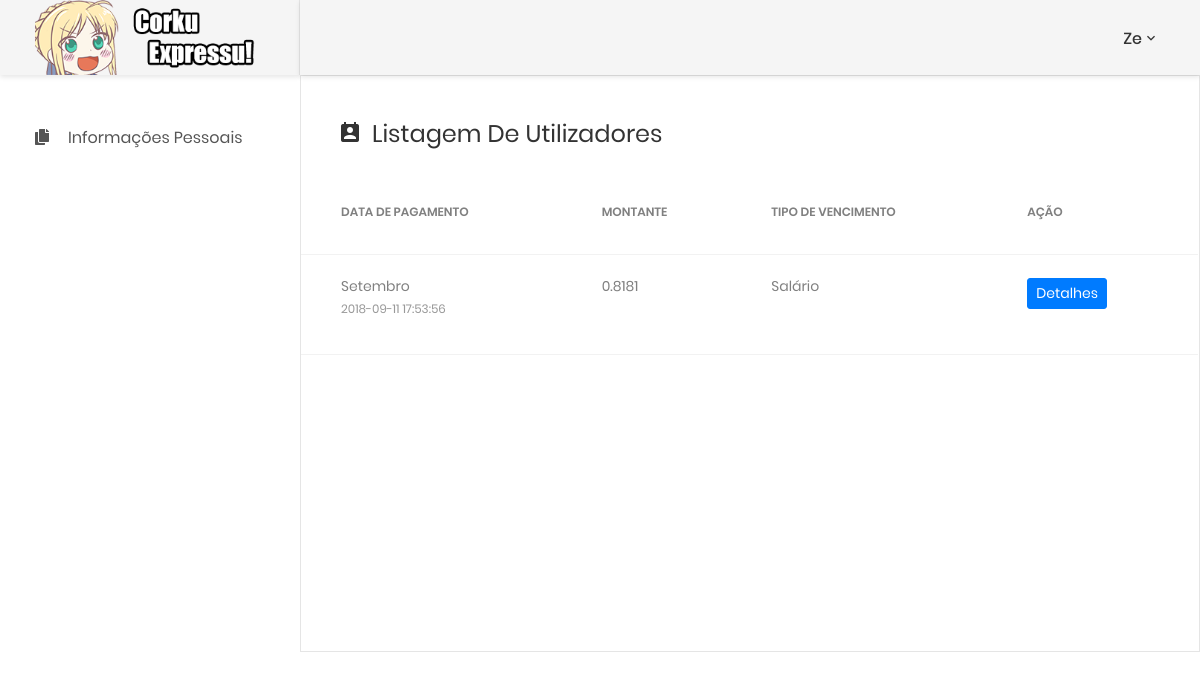
The page /platform.php?an=9 (signed in) on the database its author committed.
### tables this page shows
CREATE TABLE `recibos` (
  `id` int(11) NOT NULL,
  `id_trabalhador` int(11) NOT NULL,
  `ss_mult` double NOT NULL,
  `ss_val` double NOT NULL,
  `irs_mult` double NOT NULL,
  `irs_val` double NOT NULL,
  `turno_nome` varchar(20) NOT NULL,
  `turno_mult` double NOT NULL,
  `isFerias` int(1) NOT NULL,
  `isSubNat` int(1) NOT NULL,
  `total` double NOT NULL,
  `data` timestamp NOT NULL DEFAULT CURRENT_TIMESTAMP ON UPDATE CURRENT_TIMESTAMP
);

CREATE TABLE `meses` (
  `id` int(11) NOT NULL,
  `mes` varchar(20) NOT NULL
);

### fragments/faturaslist.php (the view, shortened to what this page needs)
<div class="user-data m-b-30">
    <h3 class="title-3 m-b-30">
        <i class="zmdi zmdi-account-calendar"></i>Listagem de utilizadores</h3>
    <div class="table-responsive table-data">
        <table class="table">
            <thead>
                <tr>
                    <td>Data de pagamento</td>
                    <td>Montante</td>
                    <td>Tipo de Vencimento</td>
                    <td>Ação</td>
                </tr>
            </thead>
            <tbody>
              <?php
              include 'connections/conn.php';
                $users = mysqli_query($conn, "SELECT * from recibos where id_trabalhador = '$_SESSION[iduser]'");
                while($list = mysqli_fetch_array($users)){
                  echo
                  '<tr>
                      <td>
                          <div class="table-data__info">
                              <h6>';
                              $mes = mysqli_fetch_array(mysqli_query($conn, "SELECT mes from meses where id = MONTH('$list[data]')"));
                              echo ''.$mes["mes"].'</h6>
                              <span>
                                  <a href="#">'.$list["data"].'</a>
                              </span>
                          </div>
                      </td>
                      <td>
                          <div class="table-data__info">
                            <h6>'.$list["total"].'</h6>
                          </div>
                      </td>';
                      if($list["isFerias"]==1){
                        echo '<td>
                            <div class="table-data__info">
                                <h6> Subsidio de férias</h6>
                                </div>
                            </td>';
                      }elseif($list["isSubNat"]==1){
                        echo '<td>
                            <div class="table-data__info">
                                <h6> Subsidio de Natal</h6>
                                </div>
                            </td>';
                      }else{
                        echo '<td>
                            <div class="table-data__info">
                                <h6> Salário</h6>
                                </div>
                            </td>';
                      }
                      echo '<td>
                        <form method="post">
                          <button type="submit" class="btn btn-primary btn-sm" name="viewInfo" value ="'.$list["id"].'">Detalhes</button>
                        </form>
                      </td>
                      </tr>';
                }
              ?>
            </tbody>
        </table>
    </div>
</div>

### rows shown on the page
recibos: meses.mes "Setembro", data "2018-09-11 17:53:56", total "0.8181", isFerias "Salário", $list["id"] 1 (drawn)

### other values the page prints
$_SESSION['nome'] "Ze"
